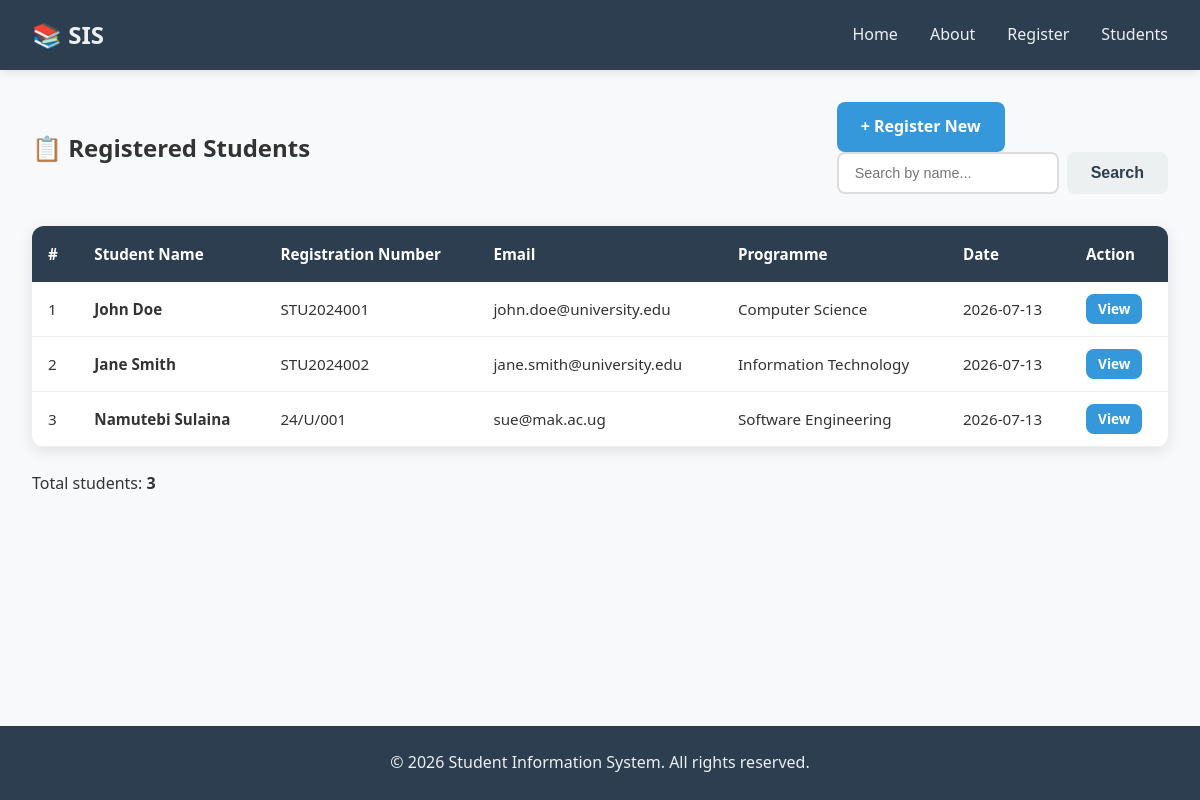
/students, run on the app's committed database.
### models.py (models this page shows, shortened)
class Student(db.Model):
    __tablename__ = 'students'
    id = db.Column(db.Integer, primary_key=True)
    student_name = db.Column(db.String(100), nullable=False)
    registration_number = db.Column(db.String(50), unique=True, nullable=False)
    email = db.Column(db.String(100), unique=True, nullable=False)
    programme = db.Column(db.String(100), nullable=False)
    registration_date = db.Column(db.DateTime, default=datetime.utcnow)
    is_active = db.Column(db.Boolean, default=True)

### app.py (the view)
@app.route('/students')
def students_list():
    all_students = get_all_students()
    return render_template('students_list.html', students=all_students)

### database.py (called while the page is built)
def get_all_students():
    return Student.query.filter_by(is_active=True).all()

### templates/students_list.html (shortened to what this page needs)
{% extends "base.html" %}
{% block content %}
    <section class="students-list-page">
        <div class="list-header">
            <h2>📋 Registered Students</h2>
            <div class="list-actions">
                <a href="{{ url_for('register') }}" class="btn btn-primary">+ Register New</a>
                <form action="{{ url_for('search_students') }}" method="GET" class="search-form">
                    <input type="text" name="q" placeholder="Search by name..." value="{{ search_term if search_term else '' }}">
                    <button type="submit" class="btn btn-secondary">Search</button>
                </form>
            </div>
        </div>
        {% if students %}
            <div class="table-container">
                <table class="students-table">
                    <thead>
                        <tr>
                            <th>#</th>
                            <th>Student Name</th>
                            <th>Registration Number</th>
                            <th>Email</th>
                            <th>Programme</th>
                            <th>Date</th>
                            <th>Action</th>
                        </tr>
                    </thead>
                    <tbody>
                        {% for student in students %}
                            <tr>
                                <td>{{ loop.index }}</td>
                                <td><strong>{{ student.student_name }}</strong></td>
                                <td>{{ student.registration_number }}</td>
                                <td>{{ student.email }}</td>
                                <td>{{ student.programme }}</td>
                                <td>{{ student.registration_date.strftime('%Y-%m-%d') }}</td>
                                <td>
                                    <a href="{{ url_for('student_profile', name=student.student_name) }}"
                                       class="btn btn-small btn-info">View</a>
                                </td>
                            </tr>
                        {% endfor %}
                    </tbody>
                </table>
            </div>
            <div class="student-count">
                <p>Total students: <strong>{{ students|length }}</strong></p>
            </div>
        {% else %}
            <div class="empty-state">
                <p>No students registered yet.</p>
                <a href="{{ url_for('register') }}" class="btn btn-primary">Register First Student</a>
            </div>
        {% endif %}
    </section>
{% endblock %}

### templates/base.html (shortened to what this page needs)
<!DOCTYPE html>
<html lang="en">
<head>
    <link rel="stylesheet" href="{{ url_for('static', filename='style.css') }}">
</head>
<body>
    <nav>
        <div class="nav-container">
            <div class="logo">
                <h1>📚 SIS</h1>
            </div>
            <ul class="nav-links">
                <li><a href="{{ url_for('home') }}">Home</a></li>
                <li><a href="{{ url_for('about') }}">About</a></li>
                <li><a href="{{ url_for('register') }}">Register</a></li>
                <li><a href="{{ url_for('students_list') }}">Students</a></li>
            </ul>
        </div>
    </nav>
    <main>
        {% block content %}
        {% endblock %}
    </main>
    <footer>
        <p>&copy; 2026 Student Information System. All rights reserved.</p>
    </footer>
</body>
</html>

### static/style.css (style rules this page uses)
* { margin: 0; padding: 0; box-sizing: border-box; }
body { font-family: 'Segoe UI', Tahoma, Geneva, Verdana, sans-serif; line-height: 1.6; color: #333; background-color: #f8f9fa; min-height: 100vh; display: flex; flex-direction: column; }
nav { background-color: #2c3e50; padding: 1rem 0; box-shadow: 0 2px 10px rgba(0, 0, 0, 0.1); }
.nav-container { max-width: 1200px; margin: 0 auto; padding: 0 2rem; display: flex; justify-content: space-between; align-items: center; }
.logo h1 { color: #ecf0f1; font-size: 1.5rem; font-weight: 700; }
.nav-links { list-style: none; display: flex; gap: 2rem; }
.nav-links a { color: #ecf0f1; text-decoration: none; font-weight: 500; padding: 0.5rem 0; transition: color 0.3s ease; border-bottom: 2px solid transparent; }
main { flex: 1; max-width: 1200px; margin: 0 auto; padding: 2rem; width: 100%; }
.btn { display: inline-block; padding: 0.75rem 1.5rem; border: none; border-radius: 8px; font-size: 1rem; font-weight: 600; cursor: pointer; text-decoration: none; transition: background-color 0.3s ease, transform 0.2s ease; }
.btn-primary { background-color: #3498db; color: white; }
.btn-secondary { background-color: #ecf0f1; color: #2c3e50; }
.btn-small { padding: 0.25rem 0.75rem; font-size: 0.85rem; }
.btn-info { background-color: #3498db; color: white; }
.table-container { overflow-x: auto; background: white; border-radius: 12px; box-shadow: 0 4px 15px rgba(0, 0, 0, 0.1); margin-bottom: 1.5rem; }
.students-table { width: 100%; border-collapse: collapse; font-size: 0.95rem; }
.students-table thead { background-color: #2c3e50; color: white; }
.students-table th { padding: 1rem; text-align: left; }
.students-table td { padding: 0.75rem 1rem; border-bottom: 1px solid #eee; }
.list-header { display: flex; justify-content: space-between; align-items: center; flex-wrap: wrap; gap: 1rem; margin-bottom: 2rem; }
.search-form { display: flex; gap: 0.5rem; }
.search-form input { padding: 0.5rem 1rem; border: 2px solid #ddd; border-radius: 8px; font-size: 0.9rem; }
footer { background-color: #2c3e50; color: #ecf0f1; text-align: center; padding: 1.5rem; margin-top: auto; }

### data on the page
Student: student_name "John Doe", registration_number "STU2024001", email "john.doe@university.edu", programme "Computer Science", registration_date "2026-07-13"
Student: student_name "Jane Smith", registration_number "STU2024002", email "jane.smith@university.edu", programme "Information Technology", registration_date "2026-07-13"
Student: student_name "Namutebi Sulaina", registration_number "24/U/001", email "sue@mak.ac.ug", programme "Software Engineering", registration_date "2026-07-13"

### other printed values
{{ students|length }} "3"
